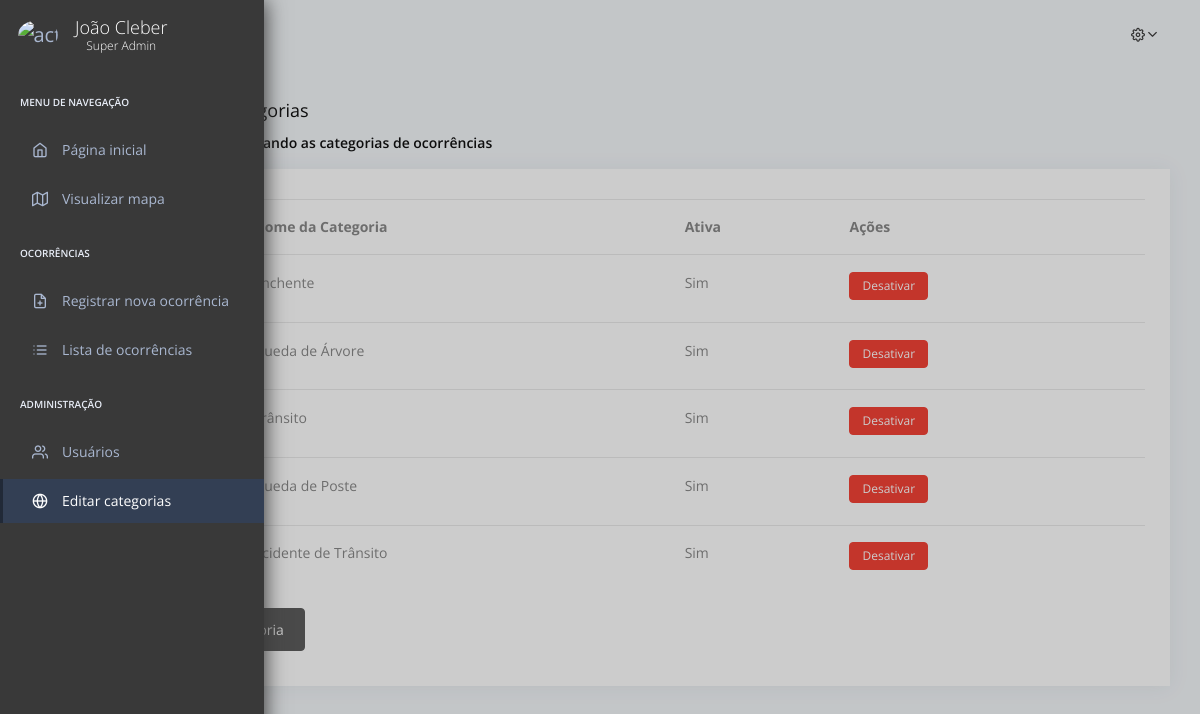
/categorias.php (signed in), run on the app's committed database.
### tables this page shows
CREATE TABLE IF NOT EXISTS `categorias` (
  `id` int(11) NOT NULL AUTO_INCREMENT,
  `categoria` varchar(255) DEFAULT NULL,
  `enabled` int(11) DEFAULT 1,
  PRIMARY KEY (`id`)
);

### categorias.php (the view, shortened to what this page needs)
<?php
$servername = "localhost";
$username = "root";
$password = "";
$dbname = "geotracker";
$conn = new mysqli($servername, $username, $password, $dbname);
$sql = "SELECT id, categoria, enabled FROM categorias";
$result = $conn->query($sql);
function abreviarNome($nomeCompleto) {
    $partes = explode(' ', $nomeCompleto);
    if (count($partes) < 3) {
        return $nomeCompleto;
    }
    $primeiroNome = array_shift($partes);
    $ultimoNome = array_pop($partes);
    $abreviatura = '';
    $nomeAbreviado = $primeiroNome . ' ' . trim($abreviatura) . ' ' . $ultimoNome;
    return $nomeAbreviado;
}
$user_has_access = $_SESSION["user_type"] == 4;
?>
<!DOCTYPE html>
<html lang="en">
<head>
    <link rel="stylesheet" href="assets/fonts/fontawesome/css/fontawesome-all.min.css">
    <link rel="stylesheet" href="assets/plugins/animation/css/animate.min.css">
    <link rel="stylesheet" href="assets/css/style.css">
</head>
<body>
    <nav class="pcoded-navbar">
        <div class="navbar-wrapper">
            <div class="navbar-brand header-logo">
                <a href="index" class="b-brand">
                    <div class="b-bg">
                        <img class="rounded-circle" style="width:40px;" src="<?php echo $_SESSION['image']; ?>"
                            alt="activity-user">
                    </div>
                    <?php
                    if(isset($_SESSION['name'])) {
                        echo '<div class="b-title-container">';
                        echo '<span class="b-title">'.abreviarNome($_SESSION['name']).'</span>';
                        $user_type = '';
                        if(isset($_SESSION['user_type'])) {
                            switch($_SESSION['user_type']) {
                                case 4:
                                    $user_type = 'Super Admin';
                                    break;
                            }
                        }
                        echo '<span class="b-subtitle">'.$user_type.'</span>';
                        echo '</div>';
                    }
                ?>
                </a>
            </div>
            <div class="navbar-content scroll-div">
                <ul class="nav pcoded-inner-navbar">
                    <li class="nav-item pcoded-menu-caption">
                        <label>Menu de navegação</label>
                    </li>
                    <li data-username="dashboard Default Ecommerce CRM Analytics Crypto Project" class="nav-item">
                        <a href="index" class="nav-link "><span class="pcoded-micon"><i
                                    class="feather icon-home"></i></span><span class="pcoded-mtext">Página
                                inicial</span></a>
                    </li>
                    <li data-username="Maps Google" class="nav-item">
                        <a href="map" class="nav-link "><span class="pcoded-micon"><i
                                    class="feather icon-map"></i></span><span class="pcoded-mtext">Visualizar
                                mapa</span></a>
                    </li>
                    <li class="nav-item pcoded-menu-caption">
                        <label>Ocorrências</label>
                    </li>
                    <li data-username="Table bootstrap datatable footable" class="nav-item">
                        <a href="addocorrencia" class="nav-link "><span class="pcoded-micon"><i
                                    class="feather icon-file-plus"></i></span><span class="pcoded-mtext">Registrar nova
                                ocorrência</span></a>
                    </li>
                    <li data-username="Table bootstrap datatable footable" class="nav-item">
                        <a href="ocorrencias" class="nav-link "><span class="pcoded-micon"><i
                                    class="feather icon-list"></i></span><span class="pcoded-mtext">Lista de
                                ocorrências</span></a>
                    </li>
                    <li class="nav-item pcoded-menu-caption">
                        <label>Administração</label>
                    </li>
                    <li data-username="Table bootstrap datatable footable" class="nav-item">
                        <a href="users" class="nav-link "><span class="pcoded-micon"><i
                                    class="feather icon-users"></i></span><span class="pcoded-mtext">Usuários</span></a>
                    </li>
                    <li data-username="Table bootstrap datatable footable" class="nav-item active">
                        <a href="categorias" class="nav-link "><span class="pcoded-micon"><i
                                    class="feather icon-globe"></i></span><span class="pcoded-mtext">Editar
                                categorias</span></a>
                    </li>
                </ul>
            </div>
        </div>
    </nav>
    <header class="navbar pcoded-header navbar-expand-lg navbar-light">
        <div class="collapse navbar-collapse">
            <ul class="navbar-nav mr-auto">
                <li><a href="javascript:" class="full-screen" onclick="javascript:toggleFullScreen()"></a></li>
            </ul>
            <ul class="navbar-nav ml-auto">
                <li>
                    <div class="dropdown drp-user">
                        <a href="javascript:" class="dropdown-toggle" data-toggle="dropdown">
                            <i class="icon feather icon-settings"></i>
                        </a>
                    </div>
                </li>
            </ul>
        </div>
    </header>
    <?php if ($user_has_access): ?>
    <section class="pcoded-main-container">
        <div class="pcoded-wrapper">
            <div class="pcoded-content">
                <div class="pcoded-inner-content">
                    <div class="page-header">
                        <div class="page-block">
                            <div class="row align-items-center">
                                <div class="col-md-12">
                                    <div class="page-header-title">
                                        <h5 class="m-b-10">Gerenciando categorias</h5>
                                    </div>
                                    <ul class="breadcrumb">
                                        <li class="breadcrumb-item"><a href="index.html"></a></li>
                                        <li class="breadcrumb-item"><a href="javascript:">Você está gerenciando as
                                                categorias de ocorrências</a></li>
                                    </ul>
                                </div>
                            </div>
                        </div>
                    </div>
                    <div class="main-body">
                        <div class="page-wrapper">
                            <div class="row">
                                <div class="col-xl-12">
                                    <div class="card">
                                        <div class="card-block table-border-style">
                                            <div class="table-responsive">
                                                <table class="table table-hover">
                                                    <thead>
                                                        <tr>
                                                            <th>ID</th>
                                                            <th>Nome da Categoria</th>
                                                            <th>Ativa</th>
                                                            <th>Ações</th>
                                                        </tr>
                                                    </thead>
                                                    <tbody>
                                                        <?php
                                                        if ($result->num_rows > 0) {
                                                            while($row = $result->fetch_assoc()) {
                                                                echo "<tr>";
                                                                echo "<th scope='row'>" . htmlspecialchars($row["id"]) . "</th>";
                                                                echo "<td>" . htmlspecialchars($row["categoria"]) . "</td>";
                                                                echo "<td>" . ($row["enabled"] ? 'Sim' : 'Não') . "</td>";
                                                                echo "<td class='action-buttons2'>";
                                                                echo "<form method='post' style='display:inline-block;'>
                                                                        <input type='hidden' name='id' value='" . htmlspecialchars($row["id"]) . "'>
                                                                        <input type='hidden' name='action' value='" . ($row["enabled"] ? 'deactivate' : 'activate') . "'>
                                                                        <button type='submit' class='btn btn-" . ($row["enabled"] ? 'danger' : 'success') . " btn-sm2'>" . ($row["enabled"] ? 'Desativar' : 'Ativar') . "</button>
                                                                    </form>";
                                                                echo "</td>";
                                                                echo "</tr>";
                                                            }
                                                        } else {
                                                            echo "<tr><td colspan='5'>Nenhum resultado encontrado</td></tr>";
                                                        }
                                                        ?>
                                                    </tbody>
                                                </table>
                                                <button type="button" class="btn btn-primary" data-toggle="modal"
                                                    data-target="#addCategoryModal">Adicionar Categoria</button>
                                            </div>
                                        </div>
                                    </div>
                                </div>
                            </div>
                        </div>
                    </div>
                </div>
            </div>
        </div>
        <?php endif; ?>
    </section>
</body>
</html>

### categorias.php (style rules this page uses)
.btn-sm2 { padding: 0.25rem 0.75rem; font-size: 0.75rem; text-align: center; }

### data on the page
categorias: categoria "Enchente", enabled "Sim"
categorias: categoria "Queda de Árvore", enabled "Sim"
categorias: categoria "Trânsito", enabled "Sim"
categorias: categoria "Queda de Poste", enabled "Sim"
categorias: categoria "Acidente de Trânsito", enabled "Sim"

### other printed values
abreviarNome($_SESSION['name']) "João Cleber"
$user_type "Super Admin"
